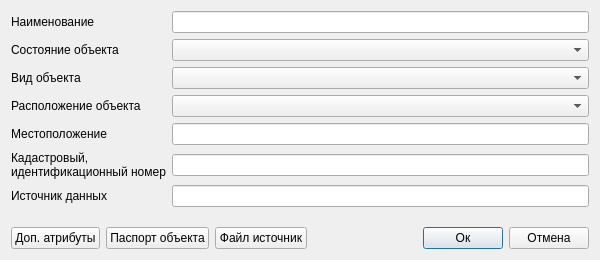
<?xml version="1.0" encoding="UTF-8"?>
<ui version="4.0">
 <class>Dialog</class>
 <widget class="QDialog" name="Dialog">
  <property name="geometry">
   <rect>
    <x>0</x>
    <y>0</y>
    <width>600</width>
    <height>260</height>
   </rect>
  </property>
  <property name="minimumSize">
   <size>
    <width>600</width>
    <height>260</height>
   </size>
  </property>
  <property name="windowTitle">
   <string>Сети водоотведения</string>
  </property>
  <property name="accessibleName">
   <string notr="true">btnSave</string>
  </property>
  <layout class="QVBoxLayout" name="verticalLayout_2">
   <item>
    <layout class="QGridLayout" name="gridLayout_2">
     <item row="0" column="1">
      <layout class="QHBoxLayout" name="horizontalLayout_4">
       <item>
        <layout class="QGridLayout" name="gridLayout_3">
         <item row="5" column="1">
          <widget class="QLineEdit" name="tbLocation">
           <property name="clearButtonEnabled">
            <bool>true</bool>
           </property>
          </widget>
         </item>
         <item row="0" column="1">
          <widget class="QLineEdit" name="tbDenomination">
           <property name="clearButtonEnabled">
            <bool>true</bool>
           </property>
          </widget>
         </item>
         <item row="6" column="1">
          <widget class="QLineEdit" name="tbCadastralNumber">
           <property name="clearButtonEnabled">
            <bool>true</bool>
           </property>
          </widget>
         </item>
         <item row="1" column="0">
          <widget class="QLabel" name="label_10">
           <property name="text">
            <string>Состояние объекта</string>
           </property>
          </widget>
         </item>
         <item row="0" column="0">
          <widget class="QLabel" name="label">
           <property name="text">
            <string>Наименование</string>
           </property>
          </widget>
         </item>
         <item row="4" column="0">
          <widget class="QLabel" name="label_2">
           <property name="text">
            <string>Расположение объекта</string>
           </property>
          </widget>
         </item>
         <item row="6" column="0">
          <widget class="QLabel" name="label_24">
           <property name="text">
            <string>Кадастровый, 
идентификационный номер</string>
           </property>
          </widget>
         </item>
         <item row="7" column="0">
          <widget class="QLabel" name="label_25">
           <property name="text">
            <string>Источник данных</string>
           </property>
          </widget>
         </item>
         <item row="1" column="1">
          <widget class="QComboBox" name="cbObjectState">
           <property name="accessibleName">
            <string notr="true">cbPipeType</string>
           </property>
           <property name="currentIndex">
            <number>-1</number>
           </property>
           <property name="duplicatesEnabled">
            <bool>false</bool>
           </property>
          </widget>
         </item>
         <item row="5" column="0">
          <widget class="QLabel" name="label_12">
           <property name="text">
            <string>Местоположение</string>
           </property>
          </widget>
         </item>
         <item row="7" column="1">
          <widget class="QLineEdit" name="tbDataSource">
           <property name="clearButtonEnabled">
            <bool>true</bool>
           </property>
          </widget>
         </item>
         <item row="2" column="1">
          <widget class="QComboBox" name="cbObjectType">
           <property name="accessibleName">
            <string notr="true">cbPipeType</string>
           </property>
          </widget>
         </item>
         <item row="2" column="0">
          <widget class="QLabel" name="label_11">
           <property name="text">
            <string>Вид объекта</string>
           </property>
          </widget>
         </item>
         <item row="4" column="1">
          <widget class="QgsCheckableComboBox" name="cbArrangement"/>
         </item>
        </layout>
       </item>
      </layout>
     </item>
     <item row="3" column="1">
      <layout class="QHBoxLayout" name="horizontalLayout">
       <item>
        <widget class="QPushButton" name="btnAdditionalAttributes">
         <property name="text">
          <string>Доп. атрибуты</string>
         </property>
        </widget>
       </item>
       <item>
        <widget class="QPushButton" name="btnObjectPassport">
         <property name="text">
          <string>Паспорт объекта</string>
         </property>
        </widget>
       </item>
       <item>
        <widget class="QPushButton" name="btnDownloadFiles">
         <property name="text">
          <string>Файл источник</string>
         </property>
        </widget>
       </item>
       <item>
        <spacer name="horizontalSpacer">
         <property name="orientation">
          <enum>Qt::Horizontal</enum>
         </property>
         <property name="sizeHint" stdset="0">
          <size>
           <width>40</width>
           <height>20</height>
          </size>
         </property>
        </spacer>
       </item>
       <item>
        <widget class="QPushButton" name="btnOk">
         <property name="accessibleName">
          <string notr="true">btnSave</string>
         </property>
         <property name="text">
          <string>Ок</string>
         </property>
         <property name="default">
          <bool>true</bool>
         </property>
        </widget>
       </item>
       <item>
        <widget class="QPushButton" name="btnCancel">
         <property name="accessibleName">
          <string notr="true">btnCancel</string>
         </property>
         <property name="text">
          <string>Отмена</string>
         </property>
        </widget>
       </item>
      </layout>
     </item>
     <item row="2" column="1">
      <layout class="QHBoxLayout" name="horizontalLayout_2">
       <item>
        <spacer name="verticalSpacer">
         <property name="orientation">
          <enum>Qt::Vertical</enum>
         </property>
         <property name="sizeHint" stdset="0">
          <size>
           <width>20</width>
           <height>40</height>
          </size>
         </property>
        </spacer>
       </item>
      </layout>
     </item>
    </layout>
   </item>
  </layout>
 </widget>
 <customwidgets>
  <customwidget>
   <class>QgsCheckableComboBox</class>
   <extends>QComboBox</extends>
   <header>qgscheckablecombobox.h</header>
  </customwidget>
 </customwidgets>
 <tabstops>
  <tabstop>tbDenomination</tabstop>
  <tabstop>cbObjectState</tabstop>
  <tabstop>cbObjectType</tabstop>
  <tabstop>cbArrangement</tabstop>
  <tabstop>tbLocation</tabstop>
  <tabstop>tbCadastralNumber</tabstop>
  <tabstop>tbDataSource</tabstop>
  <tabstop>btnAdditionalAttributes</tabstop>
  <tabstop>btnObjectPassport</tabstop>
  <tabstop>btnOk</tabstop>
  <tabstop>btnCancel</tabstop>
 </tabstops>
 <resources/>
 <connections/>
</ui>
